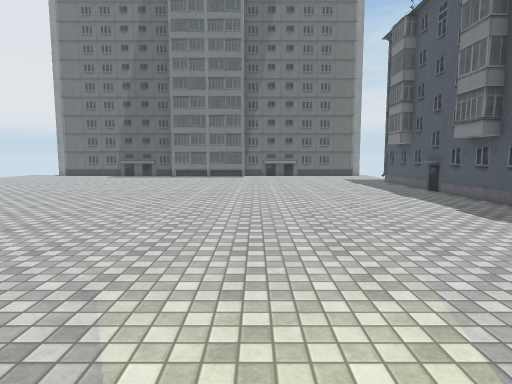
[1] (above)

16 first-person views from a walk through a 3-D level made in the Unity game engine. The camera is 1.5 m above the floor, tilts 6° down and sees 75° across. The floor is counted in squares, 1 m on a side. Each view is taken from the middle of a square. On the plan, view 1 faces up. The plan holds only what a view shows up to about 15 squares ahead; the rest is blank. The place goes on beyond the plan. The player is left out. Some surface patterns are stand-ins.

[2]
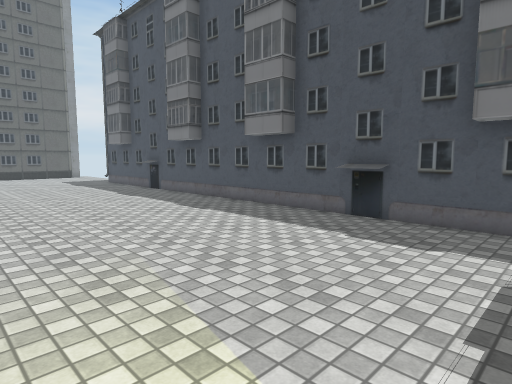

[3]
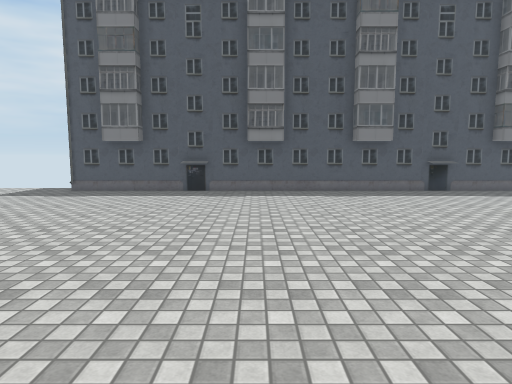

[4]
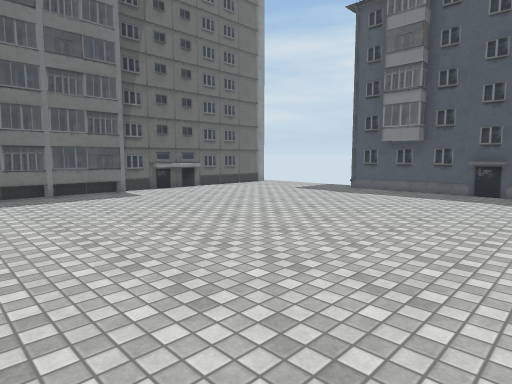

[5]
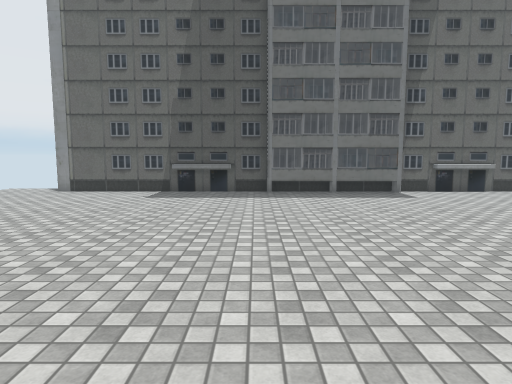

[6]
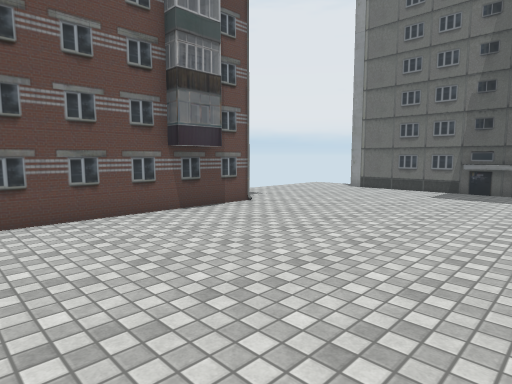

[7]
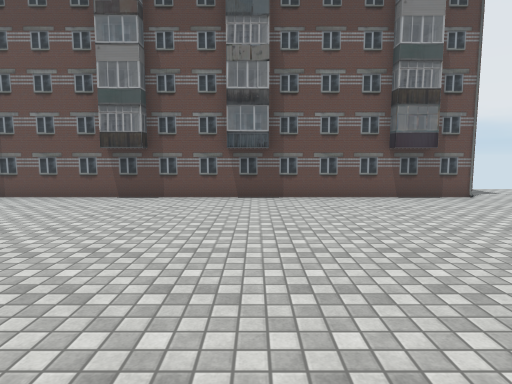

[8]
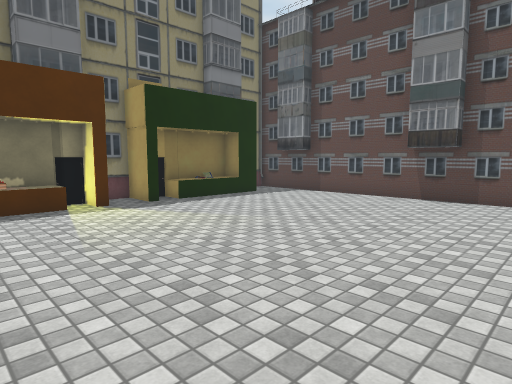

[9]
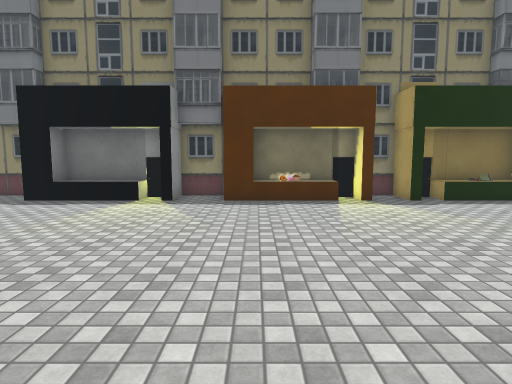

[10]
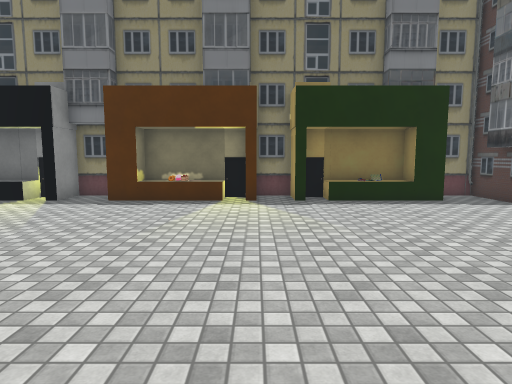

[11]
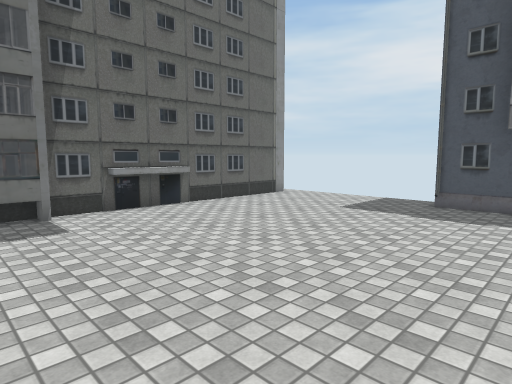

[12]
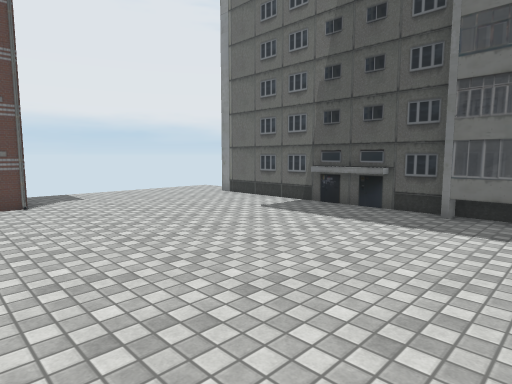

[13]
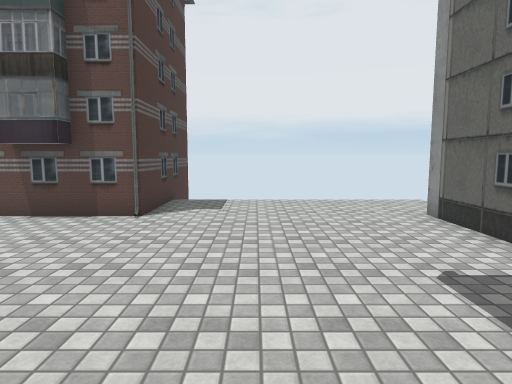

[14]
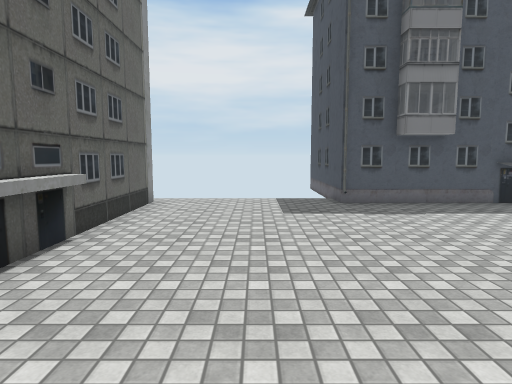

[15]
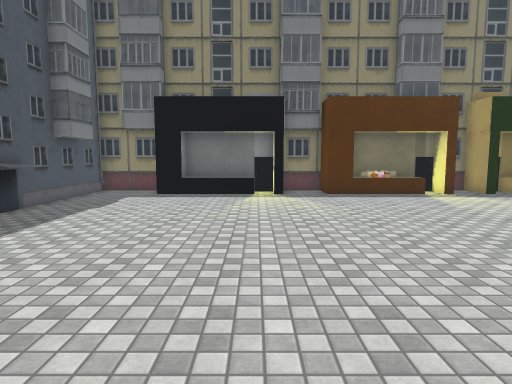

[16]
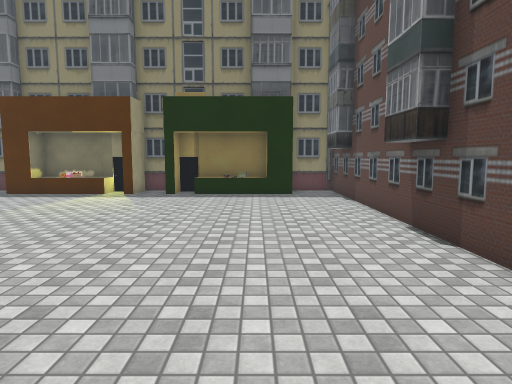

### Floor plan
Points are (right, up) in squares from view 1. A wall is a line through its corners. A room is listed if a view was taken in it or the views show most of it. See-through windows are left out.
Room 1 (views 1, 2, 3, 4, 5, 6, 7, 8, 9, 10, 11, 12, 13, 14, 15, 16)
walls: (-0.9, 25.9) (-6.6, 25.9); (-5.9, -0.4) (-1.9, -0.4) (-1.9, -1.9) (-0.1, -1.9) (-0.1, -0.4); (-8, 26.1) (-10.6, 26.1); (-6.5, 26.5) (-15.6, 26.5); (-7, -0.4) (-6.7, -0.4); (-8.7, -0.4) (-8.4, -0.4); (1.1, -0.4) (5.1, -0.4); (-6.8, -1.4) (-2.9, -1.4) (-2.9, -0.4); (3.1, 26.1) (0.7, 26.1) (0.7, 26.5); (0.3, -1.4) (4, -1.4); (-8.4, -1.9) (-7, -1.9); (-10.5, -1.4) (-8.7, -1.4); (-12.5, -0.4) (-12.5, -1.4) (-11.4, -1.4); (-13.5, -0.4) (-9.5, -0.4); (-19.5, 19.1) (-15.4, 19.1) (-15.4, -1.9) (-13.6, -1.9); (5.4, -1.9) (7.8, -1.9) (7.8, 20.2) (9.5, 20.2); (8.2, 26.5) (-0.9, 26.5)
objects: other object (-11, -1); other object (-4, -1)

Where each view was taken, in squares from view 1:
view 1: 0 up, 0 right, facing up
view 2: 0 up, 0 right, facing up-right
view 3: 12 up, 7 left, facing right
view 4: 12 up, 7 left, facing up-right
view 5: 12 up, 7 left, facing up
view 6: 11 up, 7 left, facing up-left
view 7: 11 up, 3 left, facing left
view 8: 10 up, 3 left, facing down-left
view 9: 11 up, 3 left, facing down
view 10: 11 up, 7 left, facing down
view 11: 17 up, 3 left, facing up-right
view 12: 17 up, 4 left, facing up-left
view 13: 22 up, 7 left, facing left
view 14: 23 up, 3 left, facing right
view 15: 13 up, 1 right, facing down
view 16: 13 up, 12 left, facing down
